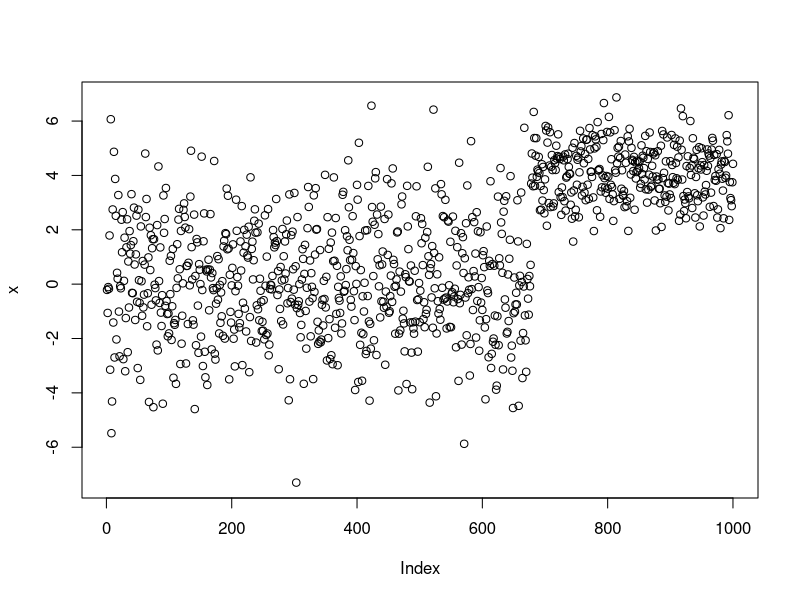

Write the R code that produced this figure.
## ---- chunk 1
mixt.simulate <-function(n,weight,mu,sigma)
{
  G <- length(mu)
  Z <- sample(1:G, n, prob=weight, replace=T)
  x<-NULL
  for (g in 1:G)
  {
    x<-c(x,rnorm(length(which(Z==g)),mu[g],sigma[g]))
  }
  return(x)
}

n <- 1000
weight<-c(0.7, 0.3) 
mu<-c(0,4)
sigma<-c(2,1)*1

x <- matrix(0,nrow=n,ncol=1)
x <- mixt.simulate(n,weight,mu,sigma)

plot(x)

